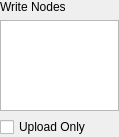
<?xml version="1.0" encoding="UTF-8"?>
<ui version="4.0">
 <class>ui_nuke_wgt</class>
 <widget class="QWidget" name="ui_nuke_wgt">
  <property name="geometry">
   <rect>
    <x>0</x>
    <y>0</y>
    <width>119</width>
    <height>137</height>
   </rect>
  </property>
  <layout class="QVBoxLayout" name="verticalLayout_2">
   <property name="margin">
    <number>0</number>
   </property>
   <item>
    <widget class="QWidget" name="ui_write_nodes_wgt" native="true">
     <property name="toolTip">
      <string>Select which write nodes to submit.
Only those selected will be rendered.</string>
     </property>
     <layout class="QVBoxLayout" name="verticalLayout">
      <property name="margin">
       <number>0</number>
      </property>
      <item>
       <widget class="QLabel" name="ui_write_nodes_lbl">
        <property name="text">
         <string>Write Nodes</string>
        </property>
       </widget>
      </item>
      <item>
       <widget class="QTreeWidget" name="ui_write_nodes_trwgt">
        <property name="selectionMode">
         <enum>QAbstractItemView::ExtendedSelection</enum>
        </property>
        <property name="indentation">
         <number>0</number>
        </property>
        <property name="headerHidden">
         <bool>true</bool>
        </property>
        <column>
         <property name="text">
          <string notr="true">Write Node</string>
         </property>
        </column>
       </widget>
      </item>
     </layout>
    </widget>
   </item>
   <item>
    <widget class="QCheckBox" name="ui_upload_only">
     <property name="toolTip">
      <string>Only upload dependencies. Don't submit render job</string>
     </property>
     <property name="text">
      <string>Upload Only</string>
     </property>
    </widget>
   </item>
  </layout>
 </widget>
 <resources/>
 <connections/>
</ui>
